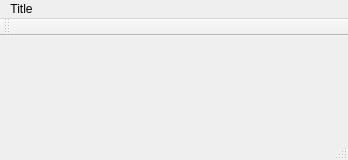
<?xml version="1.0" encoding="UTF-8"?>
<ui version="4.0">
 <class>MainWindow</class>
 <widget class="QMainWindow" name="MainWindow">
  <property name="geometry">
   <rect>
    <x>0</x>
    <y>0</y>
    <width>348</width>
    <height>160</height>
   </rect>
  </property>
  <property name="windowTitle">
   <string>MainWindow</string>
  </property>
  <widget class="QWidget" name="centralWidget"/>
  <widget class="QMenuBar" name="menuBar">
   <property name="geometry">
    <rect>
     <x>0</x>
     <y>0</y>
     <width>348</width>
     <height>23</height>
    </rect>
   </property>
   <widget class="QMenu" name="menuTitle">
    <property name="title">
     <string>Title</string>
    </property>
   </widget>
   <addaction name="menuTitle"/>
  </widget>
  <widget class="QToolBar" name="mainToolBar">
   <attribute name="toolBarArea">
    <enum>TopToolBarArea</enum>
   </attribute>
   <attribute name="toolBarBreak">
    <bool>false</bool>
   </attribute>
  </widget>
  <widget class="QStatusBar" name="statusBar"/>
 </widget>
 <layoutdefault spacing="6" margin="11"/>
 <resources/>
 <connections/>
</ui>
